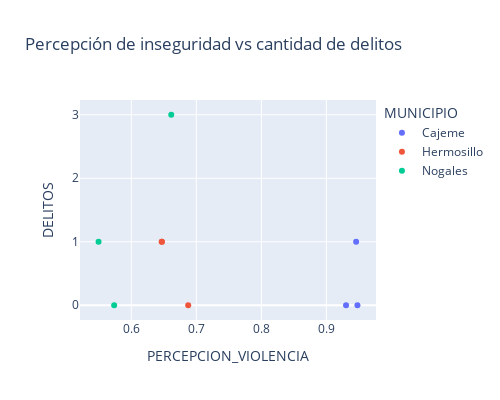

The notebook cell this image was saved under:
### Code cell
import plotly.express as px
fig = px.scatter(df, x="PERCEPCION_VIOLENCIA", y="DELITOS", color="MUNICIPIO",
                title='Percepción de inseguridad vs cantidad de delitos')
fig.update_layout(width=500,
                  height=400
)
fig.show()

### Figure 1 — Plotly figure (JSON) as saved in the notebook; plotly's stock layout.template omitted (floating-point values rounded to 4 significant figures)
{"data": [{"hovertemplate": "MUNICIPIO=Cajeme<br>PERCEPCION_VIOLENCIA=%{x}<br>DELITOS=%{y}<extra></extra>", "legendgroup": "Cajeme", "marker": {"color": "#636efa", "symbol": "circle"}, "mode": "markers", "name": "Cajeme", "orientation": "v", "showlegend": true, "type": "scatter", "x": [0.9478, 0.9302, 0.9457], "xaxis": "x", "y": [0, 0, 1], "yaxis": "y"}, {"hovertemplate": "MUNICIPIO=Hermosillo<br>PERCEPCION_VIOLENCIA=%{x}<br>DELITOS=%{y}<extra></extra>", "legendgroup": "Hermosillo", "marker": {"color": "#EF553B", "symbol": "circle"}, "mode": "markers", "name": "Hermosillo", "orientation": "v", "showlegend": true, "type": "scatter", "x": [0.6471, 0.6467, 0.6875], "xaxis": "x", "y": [1, 1, 0], "yaxis": "y"}, {"hovertemplate": "MUNICIPIO=Nogales<br>PERCEPCION_VIOLENCIA=%{x}<br>DELITOS=%{y}<extra></extra>", "legendgroup": "Nogales", "marker": {"color": "#00cc96", "symbol": "circle"}, "mode": "markers", "name": "Nogales", "orientation": "v", "showlegend": true, "type": "scatter", "x": [0.5736, 0.6614, 0.5496], "xaxis": "x", "y": [0, 3, 1], "yaxis": "y"}], "layout": {"height": 400, "legend": {"title": {"text": "MUNICIPIO"}, "tracegroupgap": 0}, "title": {"text": "Percepción de inseguridad vs cantidad de delitos"}, "width": 500, "xaxis": {"anchor": "y", "domain": [0, 1], "title": {"text": "PERCEPCION_VIOLENCIA"}}, "yaxis": {"anchor": "x", "domain": [0, 1], "title": {"text": "DELITOS"}}}}
